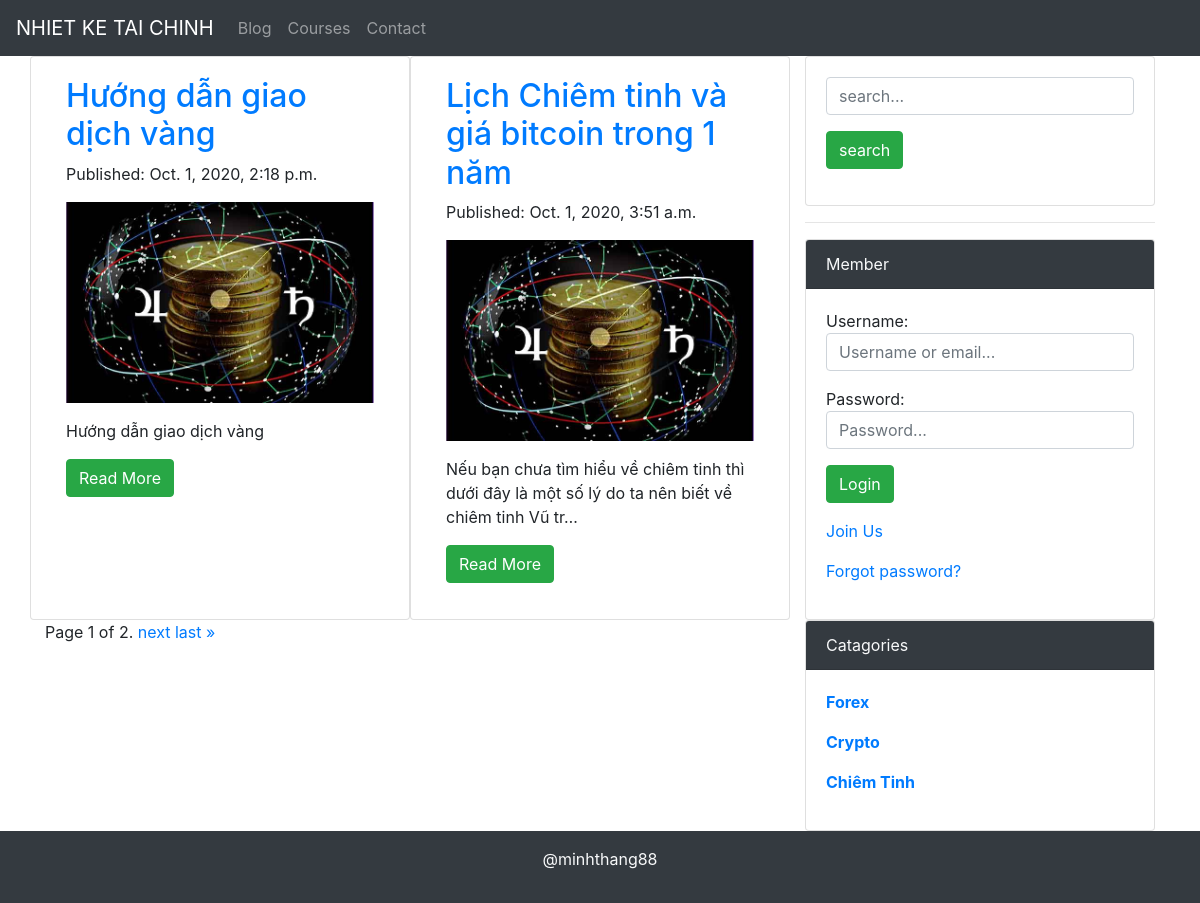
The page / on the database its author committed.
### blog/models.py (models this page shows, shortened)
class PostModel(models.Model):
    title = models.CharField(max_length=255)
    category = models.ForeignKey(Category, on_delete=models.CASCADE, blank=True, null=True)
    image = models.FileField(blank=True, null=True)
    body = models.TextField()
    likes = models.ManyToManyField(User)
    slug = models.SlugField(blank=True, null=True)
    created_at = models.DateTimeField(auto_now_add=True)

class Category(models.Model):
    name = models.CharField(max_length=255)
    slug = models.SlugField(unique=True, blank=True, null=True)
    created_at = models.DateTimeField(auto_now_add=True)

### blog/views.py (the view)
# urls.py: path('', PostListView.as_view(), name='posts'),
class PostListView(CategoryMixin, ListView):
    paginate_by = 2
    queryset = PostModel.objects.all().order_by("-created_at")
    template_name = "blog/posts.html"

### blog/views.py (called while the page is built)
    def get_context_data(self, *, object_list=None, **kwargs):
        context = super().get_context_data(**kwargs)
        context["categories"] = Category.objects.all()
        return context

### templates/blog/posts.html (shortened to what this page needs)
{% extends 'base.html' %}
{% block content %}
<div class="row">
    {% for post in object_list %}
    <div class="card col-md-6">
        <div class="card-body">
            <h2><a href="{% url 'post' post.slug %}">{{ post.title }}</a></h2>
            <p>Published: {{ post.created_at }}</p>
            <p><a href="{% url 'post' post.slug %}"><img src="/media/{{ post.image }}" alt="" width="100%"></a></p>
            <p>{{ post.body|truncatechars:100 }}</p>
            <p><a href="{% url 'post' post.slug %}" class="btn btn-success">Read More</a></p>
        </div>
    </div>
    {% endfor %}
</div>
<div class="pagination">
    <span class="step-links">
        <span class="current">
            Page {{ page_obj.number }} of {{ page_obj.paginator.num_pages }}.
        </span>
        {% if page_obj.has_next %}
            <a href="?page={{ page_obj.next_page_number }}">next</a>
            <a href="?page={{ page_obj.paginator.num_pages }}">last &raquo;</a>
        {% endif %}
    </span>
    </div>
{% endblock %}

### templates/base.html (shortened to what this page needs)
<!DOCTYPE html>
<html lang="en">
<head>
    <link rel="stylesheet" href="https://maxcdn.bootstrapcdn.com/bootstrap/4.5.2/css/bootstrap.min.css">
</head>
<body>
<nav class="navbar navbar-expand-sm bg-dark navbar-dark">
    <a class="navbar-brand" href="#">NHIET KE TAI CHINH</a>
    <ul class="navbar-nav">
        <li class="nav-item">
            <a class="nav-link" href="{% url 'posts' %}">Blog</a>
        </li>
        <li class="nav-item">
            <a class="nav-link" href="{% url 'course' %}">Courses</a>
        </li>
        <li class="nav-item">
            <a class="nav-link" href="">Contact</a>
        </li>
    </ul>
</nav>
<div class="container">
    <div class="row">
        <div class="col-md-8">
            {% block content %}
            {% endblock %}
        </div>
        <div class="col-md-4">
            <div class="card">
                <div class="card-body">
                    <form action="{% url 'search' %}" method="get">
                        <p><input type="text" name="keyword" placeholder="search..." class="form-control"></p>
                        <p><input type="submit" class="btn btn-success" value="search"></p>
                    </form>
                </div>
            </div>
            <hr>
            {% if not user.is_authenticated %}
            <div class="card">
                <div class="card-header bg-dark text-light">Member</div>
                <div class="card-body">
                    <form action="{% url 'sidebar-login' %}" method="post">
                        <p>Username: <input type="text" name="username" class="form-control"
                                            placeholder="Username or email..."></p>
                        <p>Password: <input type="password" name="password" class="form-control"
                                            placeholder="Password..."></p>
                        <p><input type="submit" class="btn btn-success" value="Login"></p>
                        <p><a href="{% url 'register' %}">Join Us</a></p>
                        <p><a href="">Forgot password?</a></p>
                    </form>
                </div>
            </div>
            {% endif %}
            {% if categories %}
            <div class="card">
                <div class="card-header bg-dark text-light">Catagories</div>
                <div class="card-body">
                    {% for category in categories %}
                    <p><a href="{% url 'post_category' category.slug %}" class="font-weight-bold text-capitalize">{{ category.name }}</a></p>
                    {% endfor %}
                </div>
            </div>
            {% endif %}
        </div>
    </div>
</div>
<div class="container-fluid py-3 bg-dark text-light text-center">
    <p>@minhthang88</p>
</div>
</body>
</html>

### rows shown on the page
PostModel: title "Hướng dẫn giao dịch vàng", created_at "Oct. 1, 2020, 2:18 p.m.", image (picture), body "Hướng dẫn giao dịch vàng"
PostModel: title "Lịch Chiêm tinh và giá bitcoin trong 1 năm", created_at "Oct. 1, 2020, 3:51 a.m.", image (picture), body "Nếu bạn chưa tìm hiểu về chiêm tinh thì dưới đây là một số lý do ta nên biết về chiêm tinh Vũ tr…"
Category: name "Forex"
Category: name "Crypto"
Category: name "Chiêm Tinh"

### other values the page prints
{{ page_obj.number }} "1"
{{ page_obj.paginator.num_pages }} "2"
